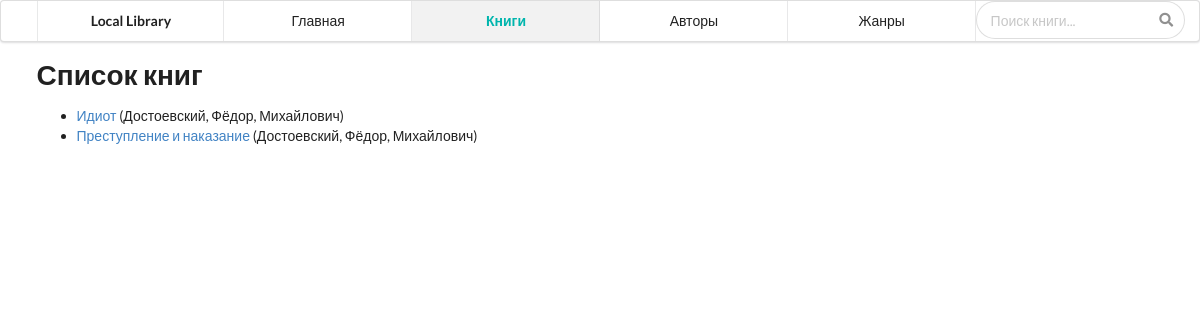
/catalog/books/, run on the app's committed database.
### catalog/models.py (models this page shows, shortened)
class Book(models.Model):
    title = models.CharField(max_length=200)
    author = models.ForeignKey('Author', on_delete=models.SET_NULL, null=True)
    summary = models.TextField(max_length=1000, help_text="Введите краткое описание книги")
    isbn = models.CharField('ISBN', max_length=13,
                            help_text='13 Character <a href="https://www.isbn-international.org/content/what-isbn">ISBN number</a>')
    genre = models.ManyToManyField(Genre, help_text="Выберите жанр данной книги")
    language = models.ForeignKey('Language', on_delete=models.SET_NULL, null=True)
    class Meta:
        verbose_name = 'Книга'
        verbose_name_plural = 'Книги'
    def get_absolute_url(self):
        return reverse('book-detail', args=[str(self.id)])
    def display_genre(self):
        return ', '.join([genre.name for genre in self.genre.all()[:3]])
    display_genre.short_description = 'Genre'

class Author(models.Model):
    first_name = models.CharField(max_length=100, default=None)
    midle_name = models.CharField(max_length=100, default=None)
    last_name = models.CharField(max_length=100, default=None)
    date_of_birth = models.DateField(null=True, blank=True)
    date_of_death = models.DateField('Died', null=True, blank=True)
    class Meta:
        verbose_name = 'Автор'
        verbose_name_plural = 'Авторы'
    def __str__(self):
        return '%s, %s, %s' % (self.last_name, self.first_name, self.midle_name)

### catalog/views.py (the view)
class BookListView(generic.ListView):
    model = Book
    paginate_by = 10

### catalog/templates/catalog/book_list.html (shortened to what this page needs)
{% extends "base.html" %}
{% block sidebar %}
    <div class="ui six item menu">
        <div class="ui container">
            <a class="header teal item" href="/">Local Library</a>
            <a class="item" href="{% url 'index' %}">Главная</a>
            <a class="teal item active" href="{% url 'books' %}"><strong>Книги</strong></a>
            <a class="item" href="{% url 'authors' %}">Авторы</a>
            <a class="item" href="">Жанры</a>
            <div class="ui medium right aligned category search">
                <div class="ui icon input">
                    <input class="prompt" type="text" placeholder="Поиск книги...">
                </div>
            </div>
        </div>
    </div>
{% endblock %}
{% block content %}
    <h1>Список книг</h1>
    {% if book_list %}
        <ul>
            {% for book in book_list %}
                <li>
                    <a href="{{ book.get_absolute_url }}">{{ book.title }}</a> ({{ book.author }})
                </li>
            {% endfor %}
        </ul>
    {% else %}
        <p>В библиотеке ещё нет книг...</p>
    {% endif %}
{% endblock %}

### catalog/static/css/site.css (style rules this page uses)
html, body { height: 100%; }
html { font-size: 14px; }
body { margin: 0px; padding: 0px; overflow-x: hidden; min-width: 320px; background: #FFFFFF; font-family: 'Lato', 'Helvetica Neue', Arial, Helvetica, sans-serif; font-size: 14px; line-height: 1.4285em; color: rgba(0, 0, 0, 0.87); font-smoothing: antialiased; }
h1, h2, h3, h4, h5 { font-family: 'Lato', 'Helvetica Neue', Arial, Helvetica, sans-serif; line-height: 1.28571429em; margin: calc(2rem - 0.14285714em ) 0em 1rem; font-weight: bold; padding: 0em; }
h1 { min-height: 1rem; font-size: 2rem; }
h1:first-child, h2:first-child, h3:first-child, h4:first-child, h5:first-child { margin-top: 0em; }
a { color: #4183C4; text-decoration: none; }

### catalog/static/css/container.css (style rules this page uses)
.ui.container { display: block; max-width: 100% !important; }
@media only screen and (min-width: 1200px) { .ui.container { width: 1127px; margin-left: auto !important; margin-right: auto !important; } }

### catalog/static/css/menu.css (style rules this page uses)
.ui.menu { display: -webkit-box; display: -ms-flexbox; display: flex; margin: 1rem 0em; font-family: 'Lato', 'Helvetica Neue', Arial, Helvetica, sans-serif; background: #FFFFFF; font-weight: normal; border: 1px solid rgba(34, 36, 38, 0.15); -webkit-box-shadow: 0px 1px 2px 0 rgba(34, 36, 38, 0.15); box-shadow: 0px 1px 2px 0 rgba(34, 36, 38, 0.15); border-radius: 0.28571429rem; min-height: 2.85714286em; }
.ui.menu:after { content: ''; display: block; height: 0px; clear: both; visibility: hidden; }
.ui.menu:first-child { margin-top: 0rem; }
.ui.menu:not(.vertical) .item { display: -webkit-box; display: -ms-flexbox; display: flex; -webkit-box-align: center; -ms-flex-align: center; align-items: center; }
.ui.menu .item { position: relative; vertical-align: middle; line-height: 1; text-decoration: none; -webkit-tap-highlight-color: transparent; -webkit-box-flex: 0; -ms-flex: 0 0 auto; flex: 0 0 auto; -webkit-user-select: none; -moz-user-select: none; -ms-user-select: none; user-select: none; background: none; padding: 0.92857143em 1.14285714em; text-transform: none; color: rgba(0, 0, 0, 0.87); font-weight: normal; -webkit-transition: background 0.1s ease, color 0.1s ease, -webkit-box-shadow 0.1s ease; transition: background 0.1s ease, color 0.1s ease, -webkit-box-shadow 0.1s ease; transition: background 0.1s ease, box-shadow 0.1s ease, color 0.1s ease; transition: background 0.1s ease, box-shadow 0.1s ease, color 0.1s ease, -webkit-box-shadow 0.1s ease; }
.ui.menu .item:before { position: absolute; content: ''; top: 0%; right: 0px; height: 100%; width: 1px; background: rgba(34, 36, 38, 0.1); }
.ui.menu > .grid, .ui.menu > .container { display: -webkit-box; display: -ms-flexbox; display: flex; -webkit-box-align: inherit; -ms-flex-align: inherit; align-items: inherit; -webkit-box-orient: inherit; -webkit-box-direction: inherit; -ms-flex-direction: inherit; flex-direction: inherit; }
.ui.menu .header.item, .ui.vertical.menu .header.item { margin: 0em; background: ''; text-transform: normal; font-weight: bold; }
@media only screen and (min-width: 768px) { .ui.menu:not(.secondary):not(.text):not(.tabular):not(.borderless) > .container > .item:not(.right):not(.borderless):first-child { border-left: 1px solid rgba(34, 36, 38, 0.1); } }
.ui.menu .active.item { background: rgba(0, 0, 0, 0.05); color: rgba(0, 0, 0, 0.95); font-weight: normal; -webkit-box-shadow: none; box-shadow: none; }
.ui.menu .teal.active.item, .ui.teal.menu .active.item { border-color: #00B5AD !important; color: #00B5AD !important; }
.ui.item.menu, .ui.item.menu .item { width: 100%; padding-left: 0em !important; padding-right: 0em !important; margin-left: 0em !important; margin-right: 0em !important; text-align: center; -webkit-box-pack: center; -ms-flex-pack: center; justify-content: center; }
.ui.menu.six.item .item { width: 16.666%; }
.ui.menu { font-size: 1rem; }

### catalog/static/css/search.css (style rules this page uses)
.ui.search { position: relative; }
.ui.search .prompt { border-radius: 500rem; }
.ui.search { font-size: 1em; }

### data on the page
Book: title "Идиот", author "Достоевский, Фёдор, Михайлович"
Book: title "Преступление и наказание", author "Достоевский, Фёдор, Михайлович"
